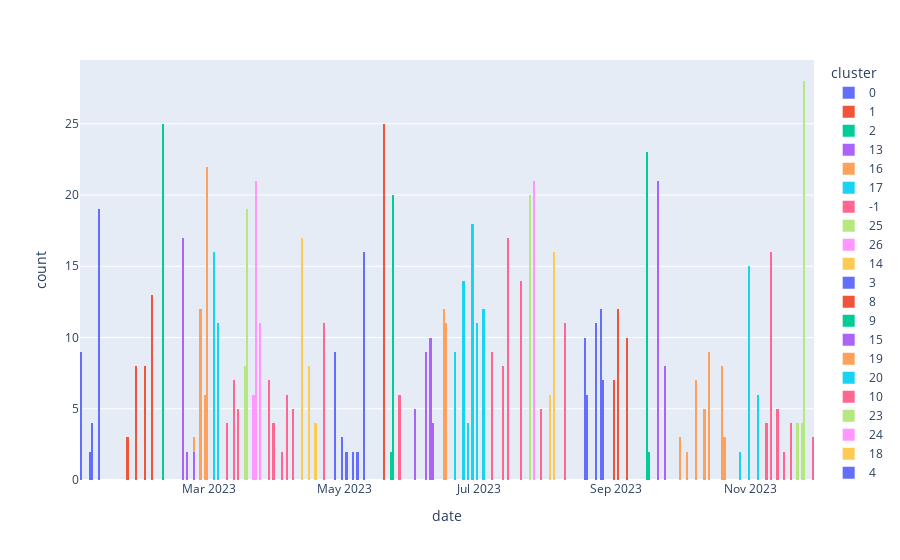

Notebook source saved alongside this figure:
### Code cell
px.histogram(data_frame=clustered_pair_id, x='date', color='cluster', nbins=365)
